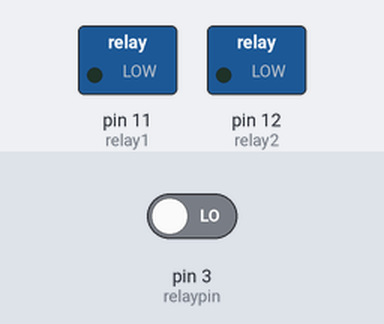
This sketch was run on a simulated Arduino Uno, built with avr-gcc and run on an emulated ATmega328P. On the bench: switched loads named in the sketch (green lamp = pin HIGH). The test bench sets the inputs (shaded band); at power-on: pin 3 (relaypin) LOW. What the sketch prints to the serial monitor is not drawn.

Above: at 1.2 s.
1.3 s: pin 3 (relaypin) driven HIGH
At 1.52 s:
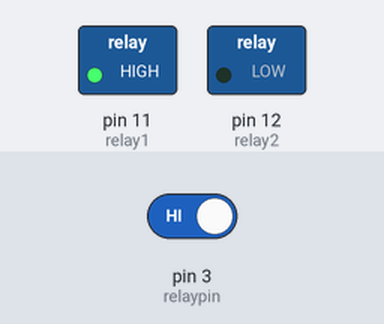
At 8.1 s:
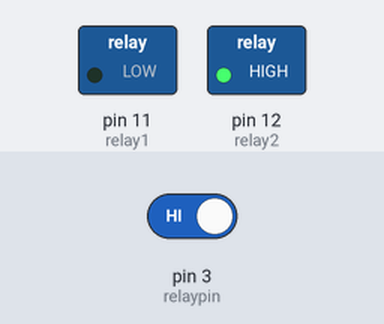
Timing chart, 0 to 9.2 s (numbered marks = the images above; inputs shaded):
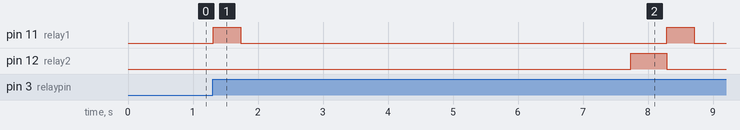

The sketch:

QR_CODE_SCANNER_with_RELAY.ino
```cpp
int relaypin=3;
int relay1 =11;
int relay2=12;

int val;
boolean buttonState = LOW;

void setup(){
  Serial.begin(9600);
  pinMode(relaypin, INPUT);
  pinMode(relay1, OUTPUT);
  pinMode(relay2, OUTPUT);

  }

void loop(){
Serial.println(buttonState);
//Serial.println(relaypin);
  if( debounceButton(buttonState) == 1 ){
    digitalWrite(relay1, HIGH);
    digitalWrite(relay2, LOW);
    delay(420);
    digitalWrite(relay1, LOW);
    digitalWrite(relay2, LOW);
    delay(6000);
    digitalWrite(relay1, LOW);
    digitalWrite(relay2, HIGH);
    delay(450);
    }
    else{digitalWrite(relay1, LOW);
         digitalWrite(relay2, LOW);
    }

  delay(100);
  }
    boolean debounceButton(boolean state){
      boolean stateNow = digitalRead(relaypin);
      if(state != stateNow){
        delay(10);
        stateNow = digitalRead(relaypin);
        }
        return stateNow;
      }
```

Measured:
- after the input at 1.3 s, pin 11 (relay1): alternates HIGH for 0.42 s and LOW for 6.6 s, starting at once; pin 12 (relay2): LOW → HIGH after 6.4 s, → LOW 0.56 s later
